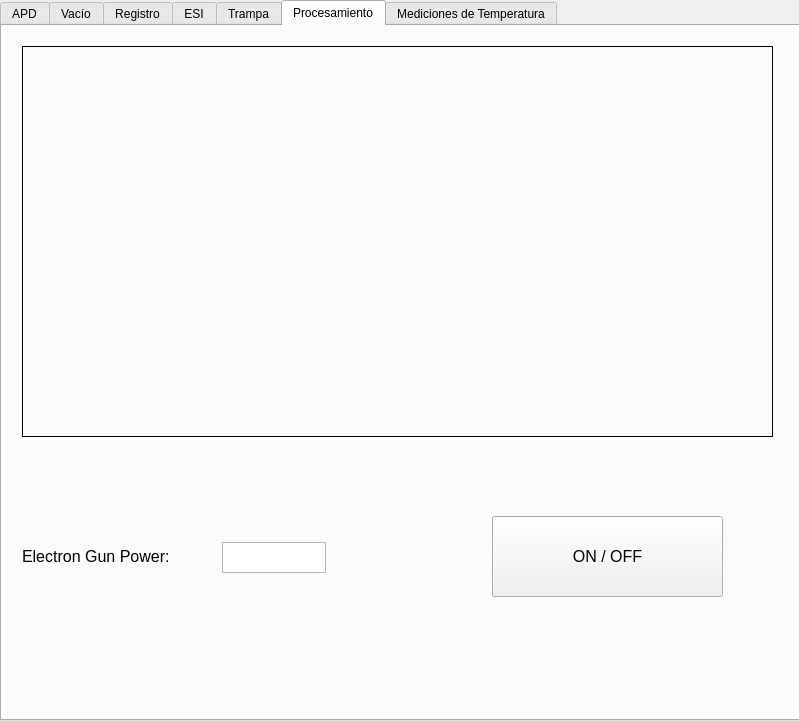
<?xml version="1.0" encoding="UTF-8"?>
<ui version="4.0">
 <class>MainWindow</class>
 <widget class="QMainWindow" name="MainWindow">
  <property name="geometry">
   <rect>
    <x>0</x>
    <y>0</y>
    <width>799</width>
    <height>721</height>
   </rect>
  </property>
  <property name="windowTitle">
   <string>MainWindow</string>
  </property>
  <widget class="QWidget" name="centralwidget">
   <widget class="QTabWidget" name="tabWidget">
    <property name="geometry">
     <rect>
      <x>0</x>
      <y>0</y>
      <width>811</width>
      <height>721</height>
     </rect>
    </property>
    <property name="currentIndex">
     <number>5</number>
    </property>
    <property name="usesScrollButtons">
     <bool>false</bool>
    </property>
    <property name="tabsClosable">
     <bool>false</bool>
    </property>
    <property name="movable">
     <bool>true</bool>
    </property>
    <widget class="QWidget" name="tab_APD">
     <attribute name="title">
      <string notr="true">APD</string>
     </attribute>
     <widget class="PlotWidget" name="graph_count_time" native="true">
      <property name="geometry">
       <rect>
        <x>20</x>
        <y>60</y>
        <width>371</width>
        <height>291</height>
       </rect>
      </property>
      <property name="styleSheet">
       <string notr="true">border: 1px solid black</string>
      </property>
     </widget>
     <widget class="QPushButton" name="btn_on_off">
      <property name="geometry">
       <rect>
        <x>240</x>
        <y>460</y>
        <width>311</width>
        <height>91</height>
       </rect>
      </property>
      <property name="font">
       <font>
        <pointsize>16</pointsize>
       </font>
      </property>
      <property name="text">
       <string notr="true">ON/OFF</string>
      </property>
      <property name="checkable">
       <bool>true</bool>
      </property>
     </widget>
     <widget class="PlotWidget" name="graph_fft" native="true">
      <property name="geometry">
       <rect>
        <x>410</x>
        <y>60</y>
        <width>371</width>
        <height>291</height>
       </rect>
      </property>
      <property name="styleSheet">
       <string notr="true">border: 1px solid black</string>
      </property>
     </widget>
     <widget class="QLabel" name="label">
      <property name="geometry">
       <rect>
        <x>20</x>
        <y>20</y>
        <width>171</width>
        <height>31</height>
       </rect>
      </property>
      <property name="font">
       <font>
        <pointsize>12</pointsize>
       </font>
      </property>
      <property name="text">
       <string>Time Scale:</string>
      </property>
     </widget>
     <widget class="QLabel" name="label_2">
      <property name="geometry">
       <rect>
        <x>290</x>
        <y>20</y>
        <width>91</width>
        <height>31</height>
       </rect>
      </property>
      <property name="font">
       <font>
        <pointsize>12</pointsize>
       </font>
      </property>
      <property name="text">
       <string>[μs]</string>
      </property>
     </widget>
     <widget class="QTextEdit" name="txt_time_scale">
      <property name="geometry">
       <rect>
        <x>190</x>
        <y>20</y>
        <width>91</width>
        <height>31</height>
       </rect>
      </property>
      <property name="font">
       <font>
        <pointsize>12</pointsize>
       </font>
      </property>
      <property name="verticalScrollBarPolicy">
       <enum>Qt::ScrollBarAlwaysOff</enum>
      </property>
      <property name="horizontalScrollBarPolicy">
       <enum>Qt::ScrollBarAlwaysOff</enum>
      </property>
     </widget>
     <widget class="QPushButton" name="btn_send">
      <property name="geometry">
       <rect>
        <x>700</x>
        <y>10</y>
        <width>71</width>
        <height>41</height>
       </rect>
      </property>
      <property name="text">
       <string notr="true">Send</string>
      </property>
     </widget>
     <widget class="QPushButton" name="btn_find_peak">
      <property name="geometry">
       <rect>
        <x>680</x>
        <y>370</y>
        <width>93</width>
        <height>28</height>
       </rect>
      </property>
      <property name="text">
       <string notr="true">Find Peak</string>
      </property>
     </widget>
    </widget>
    <widget class="QWidget" name="tab_vacio">
     <attribute name="title">
      <string>Vacío</string>
     </attribute>
     <widget class="QLabel" name="label_3">
      <property name="geometry">
       <rect>
        <x>70</x>
        <y>40</y>
        <width>161</width>
        <height>51</height>
       </rect>
      </property>
      <property name="font">
       <font>
        <pointsize>12</pointsize>
       </font>
      </property>
      <property name="text">
       <string>Presión Bomba:</string>
      </property>
     </widget>
     <widget class="QLabel" name="label_4">
      <property name="geometry">
       <rect>
        <x>60</x>
        <y>110</y>
        <width>161</width>
        <height>51</height>
       </rect>
      </property>
      <property name="font">
       <font>
        <pointsize>12</pointsize>
       </font>
      </property>
      <property name="text">
       <string>Velocidad Motor:</string>
      </property>
     </widget>
     <widget class="QLabel" name="label_5">
      <property name="geometry">
       <rect>
        <x>20</x>
        <y>180</y>
        <width>211</width>
        <height>51</height>
       </rect>
      </property>
      <property name="font">
       <font>
        <pointsize>12</pointsize>
       </font>
      </property>
      <property name="text">
       <string>Estado Válvula (A/C):</string>
      </property>
     </widget>
     <widget class="QLabel" name="label_6">
      <property name="geometry">
       <rect>
        <x>90</x>
        <y>330</y>
        <width>211</width>
        <height>31</height>
       </rect>
      </property>
      <property name="font">
       <font>
        <pointsize>12</pointsize>
       </font>
      </property>
      <property name="text">
       <string>Temperatura:</string>
      </property>
     </widget>
     <widget class="QLabel" name="label_7">
      <property name="geometry">
       <rect>
        <x>60</x>
        <y>250</y>
        <width>211</width>
        <height>51</height>
       </rect>
      </property>
      <property name="font">
       <font>
        <pointsize>12</pointsize>
       </font>
      </property>
      <property name="text">
       <string>Potencia Bomba:</string>
      </property>
     </widget>
     <widget class="QLabel" name="label_8">
      <property name="geometry">
       <rect>
        <x>390</x>
        <y>180</y>
        <width>211</width>
        <height>51</height>
       </rect>
      </property>
      <property name="font">
       <font>
        <pointsize>12</pointsize>
       </font>
      </property>
      <property name="text">
       <string/>
      </property>
     </widget>
     <widget class="QLabel" name="label_9">
      <property name="geometry">
       <rect>
        <x>390</x>
        <y>320</y>
        <width>211</width>
        <height>51</height>
       </rect>
      </property>
      <property name="font">
       <font>
        <pointsize>12</pointsize>
       </font>
      </property>
      <property name="text">
       <string>[ºC]</string>
      </property>
     </widget>
     <widget class="QLabel" name="label_10">
      <property name="geometry">
       <rect>
        <x>390</x>
        <y>40</y>
        <width>161</width>
        <height>51</height>
       </rect>
      </property>
      <property name="font">
       <font>
        <pointsize>12</pointsize>
       </font>
      </property>
      <property name="text">
       <string>[kPa]</string>
      </property>
     </widget>
     <widget class="QLabel" name="label_11">
      <property name="geometry">
       <rect>
        <x>390</x>
        <y>250</y>
        <width>211</width>
        <height>51</height>
       </rect>
      </property>
      <property name="font">
       <font>
        <pointsize>12</pointsize>
       </font>
      </property>
      <property name="text">
       <string>[W]</string>
      </property>
     </widget>
     <widget class="QLabel" name="label_12">
      <property name="geometry">
       <rect>
        <x>390</x>
        <y>110</y>
        <width>161</width>
        <height>51</height>
       </rect>
      </property>
      <property name="font">
       <font>
        <pointsize>12</pointsize>
       </font>
      </property>
      <property name="text">
       <string>[RPM]</string>
      </property>
     </widget>
     <widget class="QTextBrowser" name="txt_temperature">
      <property name="geometry">
       <rect>
        <x>230</x>
        <y>330</y>
        <width>141</width>
        <height>31</height>
       </rect>
      </property>
     </widget>
     <widget class="QTextBrowser" name="txt_bomb_power">
      <property name="geometry">
       <rect>
        <x>230</x>
        <y>260</y>
        <width>141</width>
        <height>31</height>
       </rect>
      </property>
     </widget>
     <widget class="QTextBrowser" name="txt_valve_state">
      <property name="geometry">
       <rect>
        <x>230</x>
        <y>190</y>
        <width>141</width>
        <height>31</height>
       </rect>
      </property>
      <property name="placeholderText">
       <string notr="true"/>
      </property>
     </widget>
     <widget class="QTextBrowser" name="txt_motor_velocity">
      <property name="geometry">
       <rect>
        <x>230</x>
        <y>120</y>
        <width>141</width>
        <height>31</height>
       </rect>
      </property>
     </widget>
     <widget class="QTextBrowser" name="txt_bomb_pressure">
      <property name="geometry">
       <rect>
        <x>230</x>
        <y>50</y>
        <width>141</width>
        <height>31</height>
       </rect>
      </property>
     </widget>
     <widget class="QRadioButton" name="rbtn_on_off_temperature">
      <property name="geometry">
       <rect>
        <x>470</x>
        <y>340</y>
        <width>95</width>
        <height>20</height>
       </rect>
      </property>
      <property name="text">
       <string>ON/OFF</string>
      </property>
      <property name="checkable">
       <bool>true</bool>
      </property>
      <property name="checked">
       <bool>false</bool>
      </property>
      <property name="autoExclusive">
       <bool>false</bool>
      </property>
     </widget>
     <widget class="QRadioButton" name="rbtn_on_off_bomb_power">
      <property name="geometry">
       <rect>
        <x>470</x>
        <y>270</y>
        <width>95</width>
        <height>20</height>
       </rect>
      </property>
      <property name="text">
       <string>ON/OFF</string>
      </property>
      <property name="checkable">
       <bool>true</bool>
      </property>
      <property name="checked">
       <bool>false</bool>
      </property>
      <property name="autoExclusive">
       <bool>false</bool>
      </property>
     </widget>
    </widget>
    <widget class="QWidget" name="tab_registro">
     <attribute name="title">
      <string>Registro</string>
     </attribute>
     <widget class="QLabel" name="label_13">
      <property name="geometry">
       <rect>
        <x>180</x>
        <y>0</y>
        <width>481</width>
        <height>91</height>
       </rect>
      </property>
      <property name="font">
       <font>
        <pointsize>18</pointsize>
       </font>
      </property>
      <property name="text">
       <string>Lista de Variables a Registrar:</string>
      </property>
     </widget>
     <widget class="QRadioButton" name="radioButton_3">
      <property name="geometry">
       <rect>
        <x>140</x>
        <y>90</y>
        <width>111</width>
        <height>50</height>
       </rect>
      </property>
      <property name="font">
       <font>
        <pointsize>12</pointsize>
       </font>
      </property>
      <property name="text">
       <string>Variable 1</string>
      </property>
      <property name="autoExclusive">
       <bool>false</bool>
      </property>
     </widget>
     <widget class="QRadioButton" name="radioButton_4">
      <property name="geometry">
       <rect>
        <x>260</x>
        <y>90</y>
        <width>111</width>
        <height>50</height>
       </rect>
      </property>
      <property name="font">
       <font>
        <pointsize>12</pointsize>
       </font>
      </property>
      <property name="text">
       <string>Variable 4</string>
      </property>
      <property name="autoExclusive">
       <bool>false</bool>
      </property>
     </widget>
     <widget class="QRadioButton" name="radioButton_5">
      <property name="geometry">
       <rect>
        <x>380</x>
        <y>90</y>
        <width>111</width>
        <height>50</height>
       </rect>
      </property>
      <property name="font">
       <font>
        <pointsize>12</pointsize>
       </font>
      </property>
      <property name="text">
       <string>Variable 7</string>
      </property>
      <property name="autoExclusive">
       <bool>false</bool>
      </property>
     </widget>
     <widget class="QRadioButton" name="radioButton_6">
      <property name="geometry">
       <rect>
        <x>500</x>
        <y>90</y>
        <width>111</width>
        <height>50</height>
       </rect>
      </property>
      <property name="font">
       <font>
        <pointsize>12</pointsize>
       </font>
      </property>
      <property name="text">
       <string>Variable 10</string>
      </property>
      <property name="autoExclusive">
       <bool>false</bool>
      </property>
     </widget>
     <widget class="QRadioButton" name="radioButton_7">
      <property name="geometry">
       <rect>
        <x>260</x>
        <y>130</y>
        <width>111</width>
        <height>50</height>
       </rect>
      </property>
      <property name="font">
       <font>
        <pointsize>12</pointsize>
       </font>
      </property>
      <property name="text">
       <string>Variable 5</string>
      </property>
      <property name="autoExclusive">
       <bool>false</bool>
      </property>
     </widget>
     <widget class="QRadioButton" name="radioButton_8">
      <property name="geometry">
       <rect>
        <x>140</x>
        <y>130</y>
        <width>111</width>
        <height>50</height>
       </rect>
      </property>
      <property name="font">
       <font>
        <pointsize>12</pointsize>
       </font>
      </property>
      <property name="text">
       <string>Variable 2</string>
      </property>
      <property name="autoExclusive">
       <bool>false</bool>
      </property>
     </widget>
     <widget class="QRadioButton" name="radioButton_9">
      <property name="geometry">
       <rect>
        <x>380</x>
        <y>130</y>
        <width>111</width>
        <height>50</height>
       </rect>
      </property>
      <property name="font">
       <font>
        <pointsize>12</pointsize>
       </font>
      </property>
      <property name="text">
       <string>Variable 8</string>
      </property>
      <property name="autoExclusive">
       <bool>false</bool>
      </property>
     </widget>
     <widget class="QRadioButton" name="radioButton_10">
      <property name="geometry">
       <rect>
        <x>500</x>
        <y>130</y>
        <width>111</width>
        <height>50</height>
       </rect>
      </property>
      <property name="font">
       <font>
        <pointsize>12</pointsize>
       </font>
      </property>
      <property name="text">
       <string>Variable 11</string>
      </property>
      <property name="autoExclusive">
       <bool>false</bool>
      </property>
     </widget>
     <widget class="QRadioButton" name="radioButton_11">
      <property name="geometry">
       <rect>
        <x>260</x>
        <y>170</y>
        <width>111</width>
        <height>50</height>
       </rect>
      </property>
      <property name="font">
       <font>
        <pointsize>12</pointsize>
       </font>
      </property>
      <property name="text">
       <string>Variable 6</string>
      </property>
      <property name="autoExclusive">
       <bool>false</bool>
      </property>
     </widget>
     <widget class="QRadioButton" name="radioButton_12">
      <property name="geometry">
       <rect>
        <x>140</x>
        <y>170</y>
        <width>111</width>
        <height>50</height>
       </rect>
      </property>
      <property name="font">
       <font>
        <pointsize>12</pointsize>
       </font>
      </property>
      <property name="text">
       <string>Variable 3</string>
      </property>
      <property name="autoExclusive">
       <bool>false</bool>
      </property>
     </widget>
     <widget class="QRadioButton" name="radioButton_13">
      <property name="geometry">
       <rect>
        <x>380</x>
        <y>170</y>
        <width>111</width>
        <height>50</height>
       </rect>
      </property>
      <property name="font">
       <font>
        <pointsize>12</pointsize>
       </font>
      </property>
      <property name="text">
       <string>Variable 9</string>
      </property>
      <property name="autoExclusive">
       <bool>false</bool>
      </property>
     </widget>
     <widget class="QRadioButton" name="radioButton_14">
      <property name="geometry">
       <rect>
        <x>500</x>
        <y>170</y>
        <width>111</width>
        <height>50</height>
       </rect>
      </property>
      <property name="font">
       <font>
        <pointsize>12</pointsize>
       </font>
      </property>
      <property name="text">
       <string>Variable 12</string>
      </property>
      <property name="autoExclusive">
       <bool>false</bool>
      </property>
     </widget>
     <widget class="QRadioButton" name="radioButton_15">
      <property name="geometry">
       <rect>
        <x>330</x>
        <y>210</y>
        <width>111</width>
        <height>50</height>
       </rect>
      </property>
      <property name="font">
       <font>
        <pointsize>12</pointsize>
       </font>
      </property>
      <property name="text">
       <string>Variable 13</string>
      </property>
      <property name="autoExclusive">
       <bool>false</bool>
      </property>
     </widget>
     <widget class="QLabel" name="label_14">
      <property name="geometry">
       <rect>
        <x>30</x>
        <y>370</y>
        <width>241</width>
        <height>61</height>
       </rect>
      </property>
      <property name="font">
       <font>
        <pointsize>12</pointsize>
       </font>
      </property>
      <property name="text">
       <string>Frecuencia de Muestreo:</string>
      </property>
     </widget>
     <widget class="QTextEdit" name="txt_sample_rate">
      <property name="geometry">
       <rect>
        <x>260</x>
        <y>390</y>
        <width>61</width>
        <height>31</height>
       </rect>
      </property>
      <property name="font">
       <font>
        <pointsize>12</pointsize>
       </font>
      </property>
      <property name="verticalScrollBarPolicy">
       <enum>Qt::ScrollBarAlwaysOff</enum>
      </property>
     </widget>
     <widget class="QLabel" name="label_15">
      <property name="geometry">
       <rect>
        <x>330</x>
        <y>380</y>
        <width>41</width>
        <height>41</height>
       </rect>
      </property>
      <property name="font">
       <font>
        <pointsize>12</pointsize>
       </font>
      </property>
      <property name="text">
       <string>[Hz]</string>
      </property>
     </widget>
     <widget class="QTextEdit" name="txt_path">
      <property name="geometry">
       <rect>
        <x>30</x>
        <y>430</y>
        <width>171</width>
        <height>30</height>
       </rect>
      </property>
      <property name="font">
       <font>
        <pointsize>12</pointsize>
       </font>
      </property>
      <property name="verticalScrollBarPolicy">
       <enum>Qt::ScrollBarAlwaysOff</enum>
      </property>
     </widget>
     <widget class="QPushButton" name="btn_inspect">
      <property name="geometry">
       <rect>
        <x>210</x>
        <y>430</y>
        <width>171</width>
        <height>30</height>
       </rect>
      </property>
      <property name="text">
       <string>Inspect</string>
      </property>
     </widget>
     <widget class="QComboBox" name="cb_formats">
      <property name="geometry">
       <rect>
        <x>30</x>
        <y>480</y>
        <width>351</width>
        <height>41</height>
       </rect>
      </property>
      <property name="currentText">
       <string notr="true"/>
      </property>
     </widget>
     <widget class="QPushButton" name="btn_start_register">
      <property name="geometry">
       <rect>
        <x>420</x>
        <y>389</y>
        <width>301</width>
        <height>131</height>
       </rect>
      </property>
      <property name="font">
       <font>
        <pointsize>16</pointsize>
       </font>
      </property>
      <property name="text">
       <string>Start Register</string>
      </property>
      <property name="checkable">
       <bool>true</bool>
      </property>
     </widget>
    </widget>
    <widget class="QWidget" name="tab_ESI">
     <attribute name="title">
      <string>ESI</string>
     </attribute>
     <widget class="QGraphicsView" name="camera">
      <property name="geometry">
       <rect>
        <x>20</x>
        <y>20</y>
        <width>401</width>
        <height>451</height>
       </rect>
      </property>
     </widget>
     <widget class="QLabel" name="label_22">
      <property name="geometry">
       <rect>
        <x>430</x>
        <y>30</y>
        <width>141</width>
        <height>50</height>
       </rect>
      </property>
      <property name="font">
       <font>
        <pointsize>12</pointsize>
       </font>
      </property>
      <property name="text">
       <string>Válvula (A/C):</string>
      </property>
     </widget>
     <widget class="QLabel" name="label_23">
      <property name="geometry">
       <rect>
        <x>430</x>
        <y>80</y>
        <width>151</width>
        <height>50</height>
       </rect>
      </property>
      <property name="font">
       <font>
        <pointsize>12</pointsize>
       </font>
      </property>
      <property name="text">
       <string>Voltaje Fuente:</string>
      </property>
     </widget>
     <widget class="QLabel" name="label_24">
      <property name="geometry">
       <rect>
        <x>430</x>
        <y>120</y>
        <width>201</width>
        <height>101</height>
       </rect>
      </property>
      <property name="font">
       <font>
        <pointsize>12</pointsize>
       </font>
      </property>
      <property name="text">
       <string>Periodo Accionamiento Motor:</string>
      </property>
      <property name="wordWrap">
       <bool>true</bool>
      </property>
     </widget>
     <widget class="QLabel" name="label_25">
      <property name="geometry">
       <rect>
        <x>640</x>
        <y>40</y>
        <width>141</width>
        <height>21</height>
       </rect>
      </property>
      <property name="font">
       <font>
        <pointsize>12</pointsize>
       </font>
      </property>
      <property name="text">
       <string>TextLabel</string>
      </property>
     </widget>
     <widget class="QTextBrowser" name="txt_voltage">
      <property name="geometry">
       <rect>
        <x>640</x>
        <y>90</y>
        <width>131</width>
        <height>31</height>
       </rect>
      </property>
     </widget>
     <widget class="QTextBrowser" name="txt_motor">
      <property name="geometry">
       <rect>
        <x>640</x>
        <y>170</y>
        <width>131</width>
        <height>31</height>
       </rect>
      </property>
     </widget>
     <widget class="QPushButton" name="btn_on_off_motor">
      <property name="geometry">
       <rect>
        <x>480</x>
        <y>340</y>
        <width>261</width>
        <height>131</height>
       </rect>
      </property>
      <property name="font">
       <font>
        <pointsize>12</pointsize>
       </font>
      </property>
      <property name="text">
       <string>Motor ON/OFF</string>
      </property>
      <property name="checkable">
       <bool>true</bool>
      </property>
      <property name="autoDefault">
       <bool>false</bool>
      </property>
      <property name="default">
       <bool>false</bool>
      </property>
      <property name="flat">
       <bool>false</bool>
      </property>
     </widget>
    </widget>
    <widget class="QWidget" name="tab_trampa">
     <attribute name="title">
      <string>Trampa</string>
     </attribute>
     <widget class="QWidget" name="graph_voltage" native="true">
      <property name="geometry">
       <rect>
        <x>20</x>
        <y>20</y>
        <width>431</width>
        <height>611</height>
       </rect>
      </property>
      <property name="styleSheet">
       <string notr="true">border: 1px solid black</string>
      </property>
     </widget>
     <widget class="QPushButton" name="btn_on_off_2">
      <property name="geometry">
       <rect>
        <x>530</x>
        <y>50</y>
        <width>181</width>
        <height>111</height>
       </rect>
      </property>
      <property name="font">
       <font>
        <pointsize>12</pointsize>
       </font>
      </property>
      <property name="text">
       <string>ON/OFF</string>
      </property>
      <property name="checkable">
       <bool>true</bool>
      </property>
     </widget>
     <widget class="QLabel" name="label_17">
      <property name="geometry">
       <rect>
        <x>470</x>
        <y>220</y>
        <width>51</width>
        <height>31</height>
       </rect>
      </property>
      <property name="font">
       <font>
        <pointsize>12</pointsize>
       </font>
      </property>
      <property name="text">
       <string>Masa:</string>
      </property>
     </widget>
     <widget class="QLineEdit" name="txt_mass">
      <property name="geometry">
       <rect>
        <x>640</x>
        <y>221</y>
        <width>113</width>
        <height>31</height>
       </rect>
      </property>
     </widget>
     <widget class="QLineEdit" name="txt_charge">
      <property name="geometry">
       <rect>
        <x>640</x>
        <y>270</y>
        <width>113</width>
        <height>31</height>
       </rect>
      </property>
     </widget>
     <widget class="QLineEdit" name="txt_q">
      <property name="geometry">
       <rect>
        <x>640</x>
        <y>320</y>
        <width>113</width>
        <height>31</height>
       </rect>
      </property>
     </widget>
     <widget class="QLineEdit" name="txt_voltage_2">
      <property name="geometry">
       <rect>
        <x>640</x>
        <y>370</y>
        <width>113</width>
        <height>31</height>
       </rect>
      </property>
      <property name="cursor">
       <cursorShape>ForbiddenCursor</cursorShape>
      </property>
      <property name="readOnly">
       <bool>true</bool>
      </property>
     </widget>
     <widget class="QLineEdit" name="txt_freq">
      <property name="geometry">
       <rect>
        <x>640</x>
        <y>420</y>
        <width>113</width>
        <height>31</height>
       </rect>
      </property>
      <property name="cursor">
       <cursorShape>ForbiddenCursor</cursorShape>
      </property>
      <property name="readOnly">
       <bool>true</bool>
      </property>
     </widget>
     <widget class="QLabel" name="label_18">
      <property name="geometry">
       <rect>
        <x>470</x>
        <y>270</y>
        <width>71</width>
        <height>31</height>
       </rect>
      </property>
      <property name="font">
       <font>
        <pointsize>12</pointsize>
       </font>
      </property>
      <property name="text">
       <string>Carga:</string>
      </property>
     </widget>
     <widget class="QLabel" name="label_19">
      <property name="geometry">
       <rect>
        <x>470</x>
        <y>320</y>
        <width>51</width>
        <height>31</height>
       </rect>
      </property>
      <property name="font">
       <font>
        <pointsize>12</pointsize>
       </font>
      </property>
      <property name="text">
       <string>q:</string>
      </property>
     </widget>
     <widget class="QLabel" name="label_20">
      <property name="geometry">
       <rect>
        <x>470</x>
        <y>370</y>
        <width>71</width>
        <height>31</height>
       </rect>
      </property>
      <property name="font">
       <font>
        <pointsize>12</pointsize>
       </font>
      </property>
      <property name="text">
       <string>Voltaje:</string>
      </property>
     </widget>
     <widget class="QLabel" name="label_21">
      <property name="geometry">
       <rect>
        <x>470</x>
        <y>420</y>
        <width>121</width>
        <height>31</height>
       </rect>
      </property>
      <property name="font">
       <font>
        <pointsize>12</pointsize>
       </font>
      </property>
      <property name="text">
       <string>Frecuencia:</string>
      </property>
     </widget>
     <widget class="QPushButton" name="btn_calculate">
      <property name="geometry">
       <rect>
        <x>560</x>
        <y>480</y>
        <width>93</width>
        <height>51</height>
       </rect>
      </property>
      <property name="font">
       <font>
        <pointsize>12</pointsize>
       </font>
      </property>
      <property name="text">
       <string>Calculate</string>
      </property>
     </widget>
    </widget>
    <widget class="QWidget" name="tab_procesamiento">
     <attribute name="title">
      <string>Procesamiento</string>
     </attribute>
     <widget class="PlotWidget" name="graph_mass_charge_time" native="true">
      <property name="geometry">
       <rect>
        <x>20</x>
        <y>20</y>
        <width>751</width>
        <height>391</height>
       </rect>
      </property>
      <property name="styleSheet">
       <string notr="true">border: 1px solid black</string>
      </property>
     </widget>
     <widget class="QLabel" name="label_16">
      <property name="geometry">
       <rect>
        <x>20</x>
        <y>500</y>
        <width>201</width>
        <height>61</height>
       </rect>
      </property>
      <property name="font">
       <font>
        <pointsize>12</pointsize>
       </font>
      </property>
      <property name="text">
       <string>Electron Gun Power:</string>
      </property>
     </widget>
     <widget class="QTextEdit" name="txt_electro_gun_power">
      <property name="geometry">
       <rect>
        <x>220</x>
        <y>516</y>
        <width>104</width>
        <height>31</height>
       </rect>
      </property>
      <property name="font">
       <font>
        <pointsize>12</pointsize>
       </font>
      </property>
      <property name="verticalScrollBarPolicy">
       <enum>Qt::ScrollBarAlwaysOff</enum>
      </property>
     </widget>
     <widget class="QPushButton" name="pushButton_9">
      <property name="geometry">
       <rect>
        <x>490</x>
        <y>490</y>
        <width>231</width>
        <height>81</height>
       </rect>
      </property>
      <property name="font">
       <font>
        <pointsize>12</pointsize>
       </font>
      </property>
      <property name="text">
       <string notr="true">ON / OFF</string>
      </property>
      <property name="checkable">
       <bool>true</bool>
      </property>
     </widget>
    </widget>
    <widget class="QWidget" name="tab_mediciones_temperatura">
     <attribute name="title">
      <string>Mediciones de Temperatura</string>
     </attribute>
    </widget>
   </widget>
  </widget>
 </widget>
 <customwidgets>
  <customwidget>
   <class>PlotWidget</class>
   <extends>QWidget</extends>
   <header location="global">pyqtgraph</header>
   <container>1</container>
  </customwidget>
 </customwidgets>
 <resources/>
 <connections/>
</ui>
